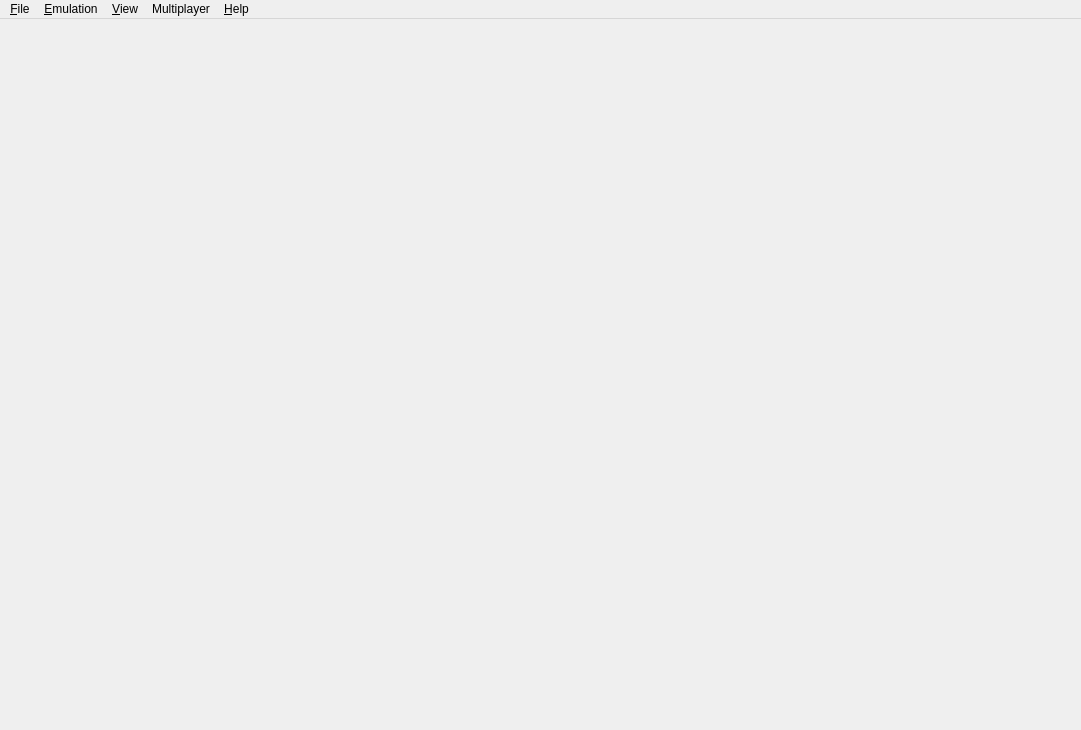
<?xml version="1.0" encoding="UTF-8"?>
<ui version="4.0">
 <class>MainWindow</class>
 <widget class="QMainWindow" name="MainWindow">
  <property name="geometry">
   <rect>
    <x>0</x>
    <y>0</y>
    <width>1081</width>
    <height>730</height>
   </rect>
  </property>
  <property name="windowTitle">
   <string>Citra</string>
  </property>
  <property name="windowIcon">
   <iconset>
    <normaloff>src/pcafe/res/icon3_64x64.ico</normaloff>src/pcafe/res/icon3_64x64.ico</iconset>
  </property>
  <property name="tabShape">
   <enum>QTabWidget::Rounded</enum>
  </property>
  <property name="dockNestingEnabled">
   <bool>true</bool>
  </property>
  <widget class="QWidget" name="centralwidget">
   <layout class="QHBoxLayout" name="horizontalLayout">
    <property name="leftMargin">
     <number>0</number>
    </property>
    <property name="topMargin">
     <number>0</number>
    </property>
    <property name="rightMargin">
     <number>0</number>
    </property>
    <property name="bottomMargin">
     <number>0</number>
    </property>
   </layout>
  </widget>
  <widget class="QMenuBar" name="menubar">
   <property name="geometry">
    <rect>
     <x>0</x>
     <y>0</y>
     <width>1081</width>
     <height>21</height>
    </rect>
   </property>
   <widget class="QMenu" name="menu_File">
    <property name="title">
     <string>&amp;File</string>
    </property>
    <widget class="QMenu" name="menu_recent_files">
     <property name="title">
      <string>Recent Files</string>
     </property>
    </widget>
    <addaction name="action_Load_File"/>
    <addaction name="separator"/>
    <addaction name="action_Select_Game_List_Root"/>
    <addaction name="menu_recent_files"/>
    <addaction name="separator"/>
    <addaction name="action_Exit"/>
   </widget>
   <widget class="QMenu" name="menu_Emulation">
    <property name="title">
     <string>&amp;Emulation</string>
    </property>
    <addaction name="action_Start"/>
    <addaction name="action_Pause"/>
    <addaction name="action_Stop"/>
    <addaction name="separator"/>
    <addaction name="action_Configure"/>
    <addaction name="action_Cheats"/>
     <addaction name="action_CheatSearch"/>
   </widget>
   <widget class="QMenu" name="menu_View">
    <property name="title">
     <string>&amp;View</string>
    </property>
    <widget class="QMenu" name="menu_View_Debugging">
     <property name="title">
      <string>Debugging</string>
     </property>
     <addaction name="action_Create_Pica_Surface_Viewer"/>
     <addaction name="separator"/>
    </widget>
    <addaction name="action_Fullscreen"/>
    <addaction name="action_Single_Window_Mode"/>
    <addaction name="action_Display_Dock_Widget_Headers"/>
    <addaction name="action_Show_Filter_Bar"/>
    <addaction name="action_Show_Status_Bar"/>
    <addaction name="menu_View_Debugging"/>
   </widget>
   <widget class="QMenu" name="menu_Multiplayer">
    <property name="enabled">
     <bool>true</bool>
    </property>
    <property name="title">
     <string>Multiplayer</string>
    </property>
    <addaction name="action_View_Lobby"/>
    <addaction name="action_Start_Room"/>
    <addaction name="action_Stop_Room"/>
    <addaction name="action_Connect_To_Room"/>
    <addaction name="separator"/>
    <addaction name="action_Chat"/>
   </widget>
   <widget class="QMenu" name="menu_Help">
    <property name="title">
     <string>&amp;Help</string>
    </property>
    <addaction name="action_Check_For_Updates"/>
    <addaction name="action_Open_Maintenance_Tool"/>
    <addaction name="separator"/>
    <addaction name="action_FAQ"/>
    <addaction name="action_About"/>
   </widget>
   <addaction name="menu_File"/>
   <addaction name="menu_Emulation"/>
   <addaction name="menu_View"/>
   <addaction name="menu_Multiplayer"/>
   <addaction name="menu_Help"/>
  </widget>
  <action name="action_Load_File">
   <property name="text">
    <string>Load File...</string>
   </property>
  </action>
  <action name="action_Load_Symbol_Map">
   <property name="text">
    <string>Load Symbol Map...</string>
   </property>
  </action>
  <action name="action_Exit">
   <property name="text">
    <string>E&amp;xit</string>
   </property>
  </action>
  <action name="action_Start">
   <property name="enabled">
    <bool>false</bool>
   </property>
   <property name="text">
    <string>&amp;Start</string>
   </property>
  </action>
  <action name="action_Pause">
   <property name="enabled">
    <bool>false</bool>
   </property>
   <property name="text">
    <string>&amp;Pause</string>
   </property>
  </action>
  <action name="action_Stop">
   <property name="enabled">
    <bool>false</bool>
   </property>
   <property name="text">
    <string>&amp;Stop</string>
   </property>
  </action>
  <action name="action_FAQ">
   <property name="text">
    <string>FAQ</string>
   </property>
  </action>
  <action name="action_About">
   <property name="text">
    <string>About Citra</string>
   </property>
  </action>
  <action name="action_Single_Window_Mode">
   <property name="checkable">
    <bool>true</bool>
   </property>
   <property name="text">
    <string>Single Window Mode</string>
   </property>
  </action>
  <action name="action_Configure">
   <property name="text">
    <string>Configure...</string>
   </property>
  </action>
   <action name="action_Cheats">
     <property name="text">
       <string>Cheats ...</string>
     </property>
   </action>
   <action name="action_CheatSearch">
     <property name="text">
       <string>Cheat Search ...</string>
     </property>
   </action>
   <action name="action_Display_Dock_Widget_Headers">
   <property name="checkable">
    <bool>true</bool>
   </property>
   <property name="text">
    <string>Display Dock Widget Headers</string>
   </property>
  </action>
  <action name="action_Show_Filter_Bar">
   <property name="checkable">
    <bool>true</bool>
   </property>
   <property name="text">
    <string>Show Filter Bar</string>
   </property>
  </action>
  <action name="action_Show_Status_Bar">
   <property name="checkable">
    <bool>true</bool>
   </property>
   <property name="text">
    <string>Show Status Bar</string>
   </property>
  </action>
  <action name="action_Select_Game_List_Root">
   <property name="text">
    <string>Select Game Directory...</string>
   </property>
   <property name="toolTip">
    <string>Selects a folder to display in the game list</string>
   </property>
  </action>
  <action name="action_Create_Pica_Surface_Viewer">
   <property name="text">
    <string>Create Pica Surface Viewer</string>
   </property>
  </action>
   <action name="action_View_Lobby">
     <property name="enabled">
       <bool>true</bool>
     </property>
     <property name="text">
       <string>Browse Public Game Lobby</string>
     </property>
   </action>
   <action name="action_Start_Room">
     <property name="enabled">
       <bool>true</bool>
     </property>
     <property name="text">
       <string>Create Room</string>
     </property>
   </action>
   <action name="action_Stop_Room">
     <property name="enabled">
       <bool>false</bool>
     </property>
     <property name="text">
       <string>Close Room</string>
     </property>
   </action>
  <action name="action_Connect_To_Room">
   <property name="text">
    <string>Direct Connect to Room</string>
   </property>
  </action>
  <action name="action_Chat">
   <property name="enabled">
    <bool>false</bool>
   </property>
   <property name="text">
    <string>Chat</string>
   </property>
  </action>
  <action name="action_Fullscreen">
   <property name="checkable">
    <bool>true</bool>
   </property>
   <property name="text">
    <string>Fullscreen</string>
   </property>
  </action>
  <action name="action_Open_Maintenance_Tool">
   <property name="text">
    <string>Modify Citra Install</string>
   </property>
   <property name="toolTip">
    <string>Opens the maintenance tool to modify your Citra installation</string>
   </property>
  </action>
  <action name="action_Check_For_Updates">
   <property name="text">
    <string>Check for Updates</string>
   </property>
  </action>
 </widget>
 <resources/>
</ui>
